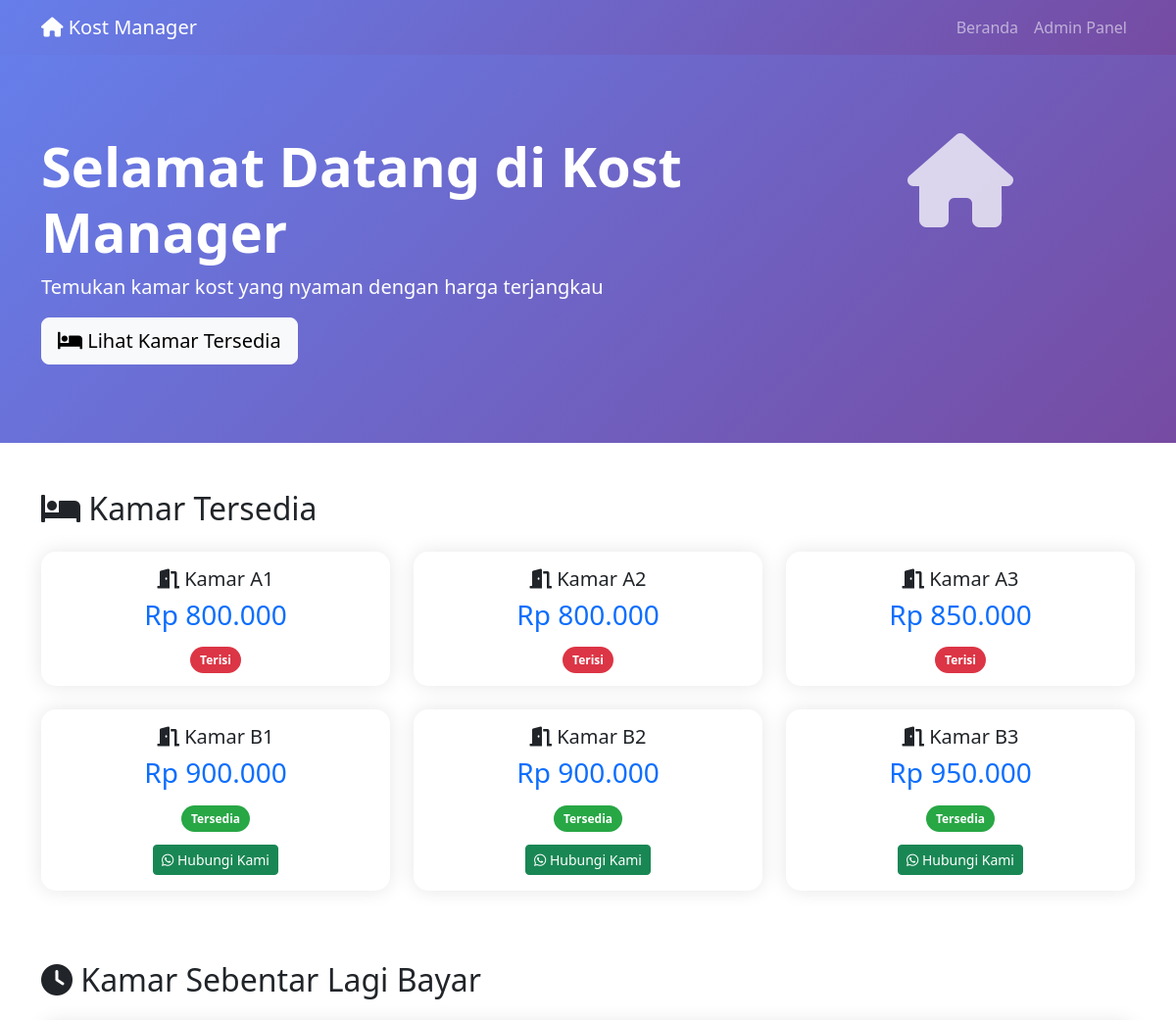
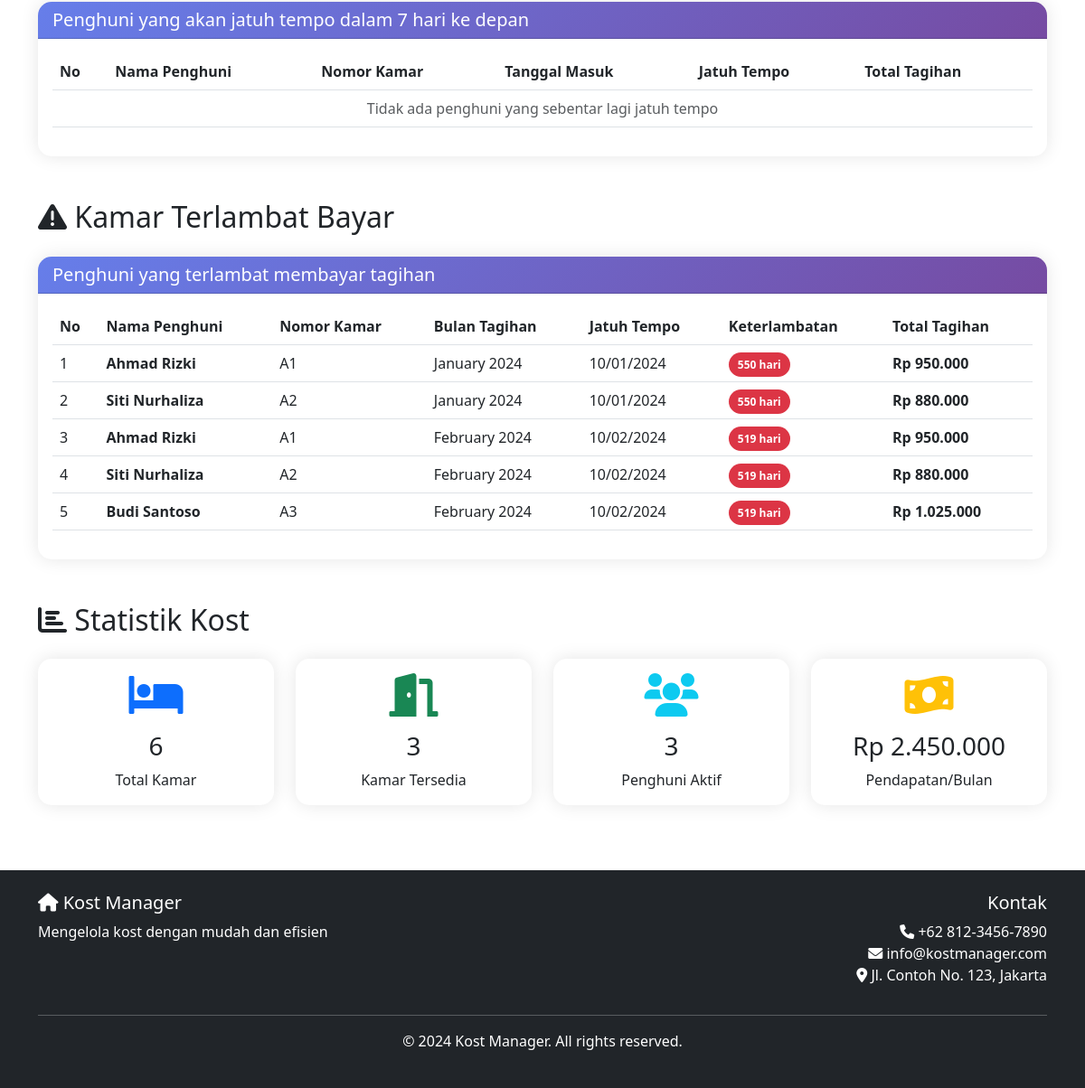
The page / on the database its author committed (2 pictures, top to bottom).
### tables this page shows
CREATE TABLE IF NOT EXISTS tb_kamar (
    id INT AUTO_INCREMENT PRIMARY KEY,
    nomor VARCHAR(10) NOT NULL UNIQUE,
    harga DECIMAL(10,2) NOT NULL,
    created_at TIMESTAMP DEFAULT CURRENT_TIMESTAMP,
    updated_at TIMESTAMP DEFAULT CURRENT_TIMESTAMP ON UPDATE CURRENT_TIMESTAMP
);

### index.php (the view, shortened to what this page needs)
<?php
include 'database/config.php';
?>
<!DOCTYPE html>
<html lang="id">
<head>
    <link href="https://cdn.jsdelivr.net/npm/bootstrap@5.3.0/dist/css/bootstrap.min.css" rel="stylesheet">
    <link href="https://cdnjs.cloudflare.com/ajax/libs/font-awesome/6.0.0/css/all.min.css" rel="stylesheet">
</head>
<body>
    <nav class="navbar navbar-expand-lg navbar-dark">
        <div class="container">
            <a class="navbar-brand" href="index.php">
                <i class="fas fa-home"></i> Kost Manager
            </a>
            <div class="collapse navbar-collapse" id="navbarNav">
                <ul class="navbar-nav ms-auto">
                    <li class="nav-item">
                        <a class="nav-link" href="index.php">Beranda</a>
                    </li>
                    <li class="nav-item">
                        <a class="nav-link" href="admin/">Admin Panel</a>
                    </li>
                </ul>
            </div>
        </div>
    </nav>
    <section class="hero-section">
        <div class="container">
            <div class="row">
                <div class="col-lg-8">
                    <h1 class="display-4 fw-bold">Selamat Datang di Kost Manager</h1>
                    <p class="lead">Temukan kamar kost yang nyaman dengan harga terjangkau</p>
                    <a href="#kamar-tersedia" class="btn btn-light btn-lg">
                        <i class="fas fa-bed"></i> Lihat Kamar Tersedia
                    </a>
                </div>
                <div class="col-lg-4 text-center">
                    <i class="fas fa-home fa-6x opacity-75"></i>
                </div>
            </div>
        </div>
    </section>
    <div class="container my-5">
        <section id="kamar-tersedia" class="mb-5">
            <div class="row">
                <div class="col-12">
                    <h2 class="mb-4"><i class="fas fa-bed"></i> Kamar Tersedia</h2>
                </div>
            </div>
            <div class="row">
                <?php
                $query_kamar = "SELECT k.*,
                               CASE WHEN kp.id IS NULL THEN 'Tersedia' ELSE 'Terisi' END as status
                               FROM tb_kamar k
                               LEFT JOIN tb_kmr_penghuni kp ON k.id = kp.id_kamar AND kp.tgl_keluar IS NULL
                               ORDER BY k.nomor";
                $result_kamar = mysqli_query($conn, $query_kamar);
                while ($kamar = mysqli_fetch_assoc($result_kamar)) {
                    $status_class = $kamar['status'] == 'Tersedia' ? 'status-tersedia' : 'status-terisi';
                    $card_class = $kamar['status'] == 'Tersedia' ? 'border-success' : 'border-danger';
                    ?>
                    <div class="col-md-4 mb-4">
                        <div class="card h-100 <?php echo $card_class; ?>">
                            <div class="card-body text-center">
                                <h5 class="card-title">
                                    <i class="fas fa-door-open"></i> Kamar <?php echo htmlspecialchars($kamar['nomor']); ?>
                                </h5>
                                <h3 class="text-primary mb-3">Rp <?php echo number_format($kamar['harga'], 0, ',', '.'); ?></h3>
                                <span class="status-badge <?php echo $status_class; ?>">
                                    <?php echo $kamar['status']; ?>
                                </span>
                                <?php if ($kamar['status'] == 'Tersedia'): ?>
                                    <div class="mt-3">
                                        <a href="https://wa.me/6281234567890?text=Saya tertarik dengan kamar <?php echo $kamar['nomor']; ?> seharga Rp <?php echo number_format($kamar['harga'], 0, ',', '.'); ?>"
                                           class="btn btn-success btn-sm" target="_blank">
                                            <i class="fab fa-whatsapp"></i> Hubungi Kami
                                        </a>
                                    </div>
                                <?php endif; ?>
                            </div>
                        </div>
                    </div>
                    <?php
                }
                ?>
            </div>
        </section>
        <section class="mb-5">
            <div class="row">
                <div class="col-12">
                    <h2 class="mb-4"><i class="fas fa-clock"></i> Kamar Sebentar Lagi Bayar</h2>
                </div>
            </div>
            <div class="card">
                <div class="card-header">
                    <h5 class="mb-0">Penghuni yang akan jatuh tempo dalam 7 hari ke depan</h5>
                </div>
                <div class="card-body">
                    <div class="table-responsive">
                        <table class="table table-hover">
                            <thead>
                                <tr>
                                    <th>No</th>
                                    <th>Nama Penghuni</th>
                                    <th>Nomor Kamar</th>
                                    <th>Tanggal Masuk</th>
                                    <th>Jatuh Tempo</th>
                                    <th>Total Tagihan</th>
                                </tr>
                            </thead>
                            <tbody>
                                <?php
                                $query_segera_bayar = "SELECT p.nama, k.nomor, kp.tgl_masuk,
                                                      DATE_ADD(kp.tgl_masuk, INTERVAL 1 MONTH) as jatuh_tempo,
                                                      COALESCE(t.jml_tagihan, k.harga) as total_tagihan
                                                      FROM tb_penghuni p
                                                      INNER JOIN tb_kmr_penghuni kp ON p.id = kp.id_penghuni AND kp.tgl_keluar IS NULL
                                                      INNER JOIN tb_kamar k ON kp.id_kamar = k.id
                                                      LEFT JOIN tb_tagihan t ON kp.id = t.id_kmr_penghuni
                                                      AND t.bulan = DATE_FORMAT(DATE_ADD(kp.tgl_masuk, INTERVAL 1 MONTH), '%Y-%m')
                                                      WHERE p.tgl_keluar IS NULL
                                                      AND DATE_ADD(kp.tgl_masuk, INTERVAL 1 MONTH) BETWEEN CURDATE()
                                                      AND DATE_ADD(CURDATE(), INTERVAL 7 DAY)
                                                      ORDER BY jatuh_tempo";
                                $result_segera_bayar = mysqli_query($conn, $query_segera_bayar);
                                if (mysqli_num_rows($result_segera_bayar) == 0) {
                                    echo "<tr><td colspan='6' class='text-center text-muted'>Tidak ada penghuni yang sebentar lagi jatuh tempo</td></tr>";
                                }
                                ?>
                            </tbody>
                        </table>
                    </div>
                </div>
            </div>
        </section>
        <section class="mb-5">
            <div class="row">
                <div class="col-12">
                    <h2 class="mb-4"><i class="fas fa-exclamation-triangle"></i> Kamar Terlambat Bayar</h2>
                </div>
            </div>
            <div class="card">
                <div class="card-header">
                    <h5 class="mb-0">Penghuni yang terlambat membayar tagihan</h5>
                </div>
                <div class="card-body">
                    <div class="table-responsive">
                        <table class="table table-hover">
                            <thead>
                                <tr>
                                    <th>No</th>
                                    <th>Nama Penghuni</th>
                                    <th>Nomor Kamar</th>
                                    <th>Bulan Tagihan</th>
                                    <th>Jatuh Tempo</th>
                                    <th>Keterlambatan</th>
                                    <th>Total Tagihan</th>
                                </tr>
                            </thead>
                            <tbody>
                                <?php
                                $query_terlambat = "SELECT p.nama, k.nomor, t.bulan,
                                                   DATE_FORMAT(STR_TO_DATE(t.bulan, '%Y-%m'), '%Y-%m-10') as jatuh_tempo,
                                                   DATEDIFF(CURDATE(), DATE_FORMAT(STR_TO_DATE(t.bulan, '%Y-%m'), '%Y-%m-10')) as keterlambatan,
                                                   t.jml_tagihan
                                                   FROM tb_tagihan t
                                                   INNER JOIN tb_kmr_penghuni kp ON t.id_kmr_penghuni = kp.id
                                                   INNER JOIN tb_penghuni p ON kp.id_penghuni = p.id
                                                   INNER JOIN tb_kamar k ON kp.id_kamar = k.id
                                                   WHERE t.status_bayar = 'Belum Bayar'
                                                   AND DATE_FORMAT(STR_TO_DATE(t.bulan, '%Y-%m'), '%Y-%m-10') < CURDATE()
                                                   ORDER BY keterlambatan DESC";
                                $result_terlambat = mysqli_query($conn, $query_terlambat);
                                $no = 1;
                                while ($row = mysqli_fetch_assoc($result_terlambat)) {
                                    echo "<tr>";
                                    echo "<td>" . $no++ . "</td>";
                                    echo "<td><strong>" . htmlspecialchars($row['nama']) . "</strong></td>";
                                    echo "<td>" . htmlspecialchars($row['nomor']) . "</td>";
                                    echo "<td>" . date('F Y', strtotime($row['bulan'] . '-01')) . "</td>";
                                    echo "<td>" . date('d/m/Y', strtotime($row['jatuh_tempo'])) . "</td>";
                                    echo "<td><span class='status-badge status-terlambat'>" . $row['keterlambatan'] . " hari</span></td>";
                                    echo "<td><strong>Rp " . number_format($row['jml_tagihan'], 0, ',', '.') . "</strong></td>";
                                    echo "</tr>";
                                }
                                ?>
                            </tbody>
                        </table>
                    </div>
                </div>
            </div>
        </section>
        <section class="mb-5">
            <div class="row">
                <div class="col-12">
                    <h2 class="mb-4"><i class="fas fa-chart-bar"></i> Statistik Kost</h2>
                </div>
            </div>
            <div class="row">
                <?php
                $query_total_kamar = "SELECT COUNT(*) as total FROM tb_kamar";
                $result_total_kamar = mysqli_query($conn, $query_total_kamar);
                $total_kamar = mysqli_fetch_assoc($result_total_kamar)['total'];
                $query_kamar_tersedia = "SELECT COUNT(*) as tersedia FROM tb_kamar k
                                        LEFT JOIN tb_kmr_penghuni kp ON k.id = kp.id_kamar AND kp.tgl_keluar IS NULL
                                        WHERE kp.id IS NULL";
                $result_kamar_tersedia = mysqli_query($conn, $query_kamar_tersedia);
                $kamar_tersedia = mysqli_fetch_assoc($result_kamar_tersedia)['tersedia'];
                $query_penghuni_aktif = "SELECT COUNT(*) as aktif FROM tb_penghuni WHERE tgl_keluar IS NULL";
                $result_penghuni_aktif = mysqli_query($conn, $query_penghuni_aktif);
                $penghuni_aktif = mysqli_fetch_assoc($result_penghuni_aktif)['aktif'];
                $query_pendapatan = "SELECT SUM(k.harga) as total_pendapatan
                                   FROM tb_kamar k
                                   INNER JOIN tb_kmr_penghuni kp ON k.id = kp.id_kamar AND kp.tgl_keluar IS NULL";
                $result_pendapatan = mysqli_query($conn, $query_pendapatan);
                $total_pendapatan = mysqli_fetch_assoc($result_pendapatan)['total_pendapatan'] ?: 0;
                ?>
                <div class="col-md-3 mb-4">
                    <div class="card text-center">
                        <div class="card-body">
                            <i class="fas fa-bed fa-3x text-primary mb-3"></i>
                            <h3><?php echo $total_kamar; ?></h3>
                            <p class="card-text">Total Kamar</p>
                        </div>
                    </div>
                </div>
                <div class="col-md-3 mb-4">
                    <div class="card text-center">
                        <div class="card-body">
                            <i class="fas fa-door-open fa-3x text-success mb-3"></i>
                            <h3><?php echo $kamar_tersedia; ?></h3>
                            <p class="card-text">Kamar Tersedia</p>
                        </div>
                    </div>
                </div>
                <div class="col-md-3 mb-4">
                    <div class="card text-center">
                        <div class="card-body">
                            <i class="fas fa-users fa-3x text-info mb-3"></i>
                            <h3><?php echo $penghuni_aktif; ?></h3>
                            <p class="card-text">Penghuni Aktif</p>
                        </div>
                    </div>
                </div>
                <div class="col-md-3 mb-4">
                    <div class="card text-center">
                        <div class="card-body">
                            <i class="fas fa-money-bill-wave fa-3x text-warning mb-3"></i>
                            <h3>Rp <?php echo number_format($total_pendapatan, 0, ',', '.'); ?></h3>
                            <p class="card-text">Pendapatan/Bulan</p>
                        </div>
                    </div>
                </div>
            </div>
        </section>
    </div>
    <footer class="bg-dark text-white py-4">
        <div class="container">
            <div class="row">
                <div class="col-md-6">
                    <h5><i class="fas fa-home"></i> Kost Manager</h5>
                    <p>Mengelola kost dengan mudah dan efisien</p>
                </div>
                <div class="col-md-6 text-md-end">
                    <h5>Kontak</h5>
                    <p>
                        <i class="fas fa-phone"></i> +62 812-3456-7890<br>
                        <i class="fas fa-envelope"></i> info@kostmanager.com<br>
                        <i class="fas fa-map-marker-alt"></i> Jl. Contoh No. 123, Jakarta
                    </p>
                </div>
            </div>
            <hr>
            <div class="text-center">
                <p>&copy; 2024 Kost Manager. All rights reserved.</p>
            </div>
        </div>
    </footer>
</body>
</html>

### index.php (style rules this page uses)
.hero-section { background: linear-gradient(135deg, #667eea 0%, #764ba2 100%); color: white; padding: 80px 0; }
.card { border: none; border-radius: 15px; box-shadow: 0 0 20px rgba(0,0,0,0.1); transition: transform 0.3s; }
.card-header { background: linear-gradient(135deg, #667eea 0%, #764ba2 100%); color: white; border-radius: 15px 15px 0 0 !important; }
.status-badge { padding: 5px 10px; border-radius: 15px; font-size: 12px; font-weight: bold; }
.status-tersedia { background-color: #28a745; color: white; }
.status-terisi { background-color: #dc3545; color: white; }
.status-terlambat { background-color: #dc3545; color: white; }
.navbar { background: linear-gradient(135deg, #667eea 0%, #764ba2 100%); }

### rows shown on the page
tb_kamar: nomor "A1", harga "800.000", status "Terisi"
tb_kamar: nomor "A2", harga "800.000", status "Terisi"
tb_kamar: nomor "A3", harga "850.000", status "Terisi"
tb_kamar: nomor "B1", harga "900.000", status "Tersedia"
tb_kamar: nomor "B2", harga "900.000", status "Tersedia"
tb_kamar: nomor "B3", harga "950.000", status "Tersedia"

### other values the page prints
$row['nama'] "Ahmad Rizki"
$row['nomor'] "A1"
date('F Y', strtotime($row['bulan'] . '-01')) "January 2024"
date('d/m/Y', strtotime($row['jatuh_tempo'])) "10/01/2024"
$row['keterlambatan'] "550"
$row['jml_tagihan'] "950.000"
$row['nama'] "Siti Nurhaliza"
$row['nomor'] "A2"
$row['jml_tagihan'] "880.000"
date('F Y', strtotime($row['bulan'] . '-01')) "February 2024"
date('d/m/Y', strtotime($row['jatuh_tempo'])) "10/02/2024"
$row['keterlambatan'] "519"
$row['nama'] "Budi Santoso"
$row['nomor'] "A3"
$row['jml_tagihan'] "1.025.000"
